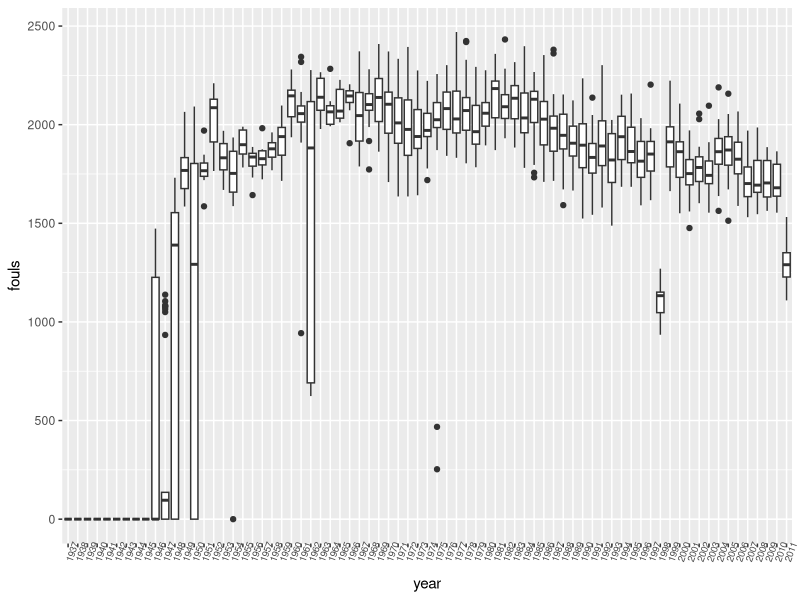
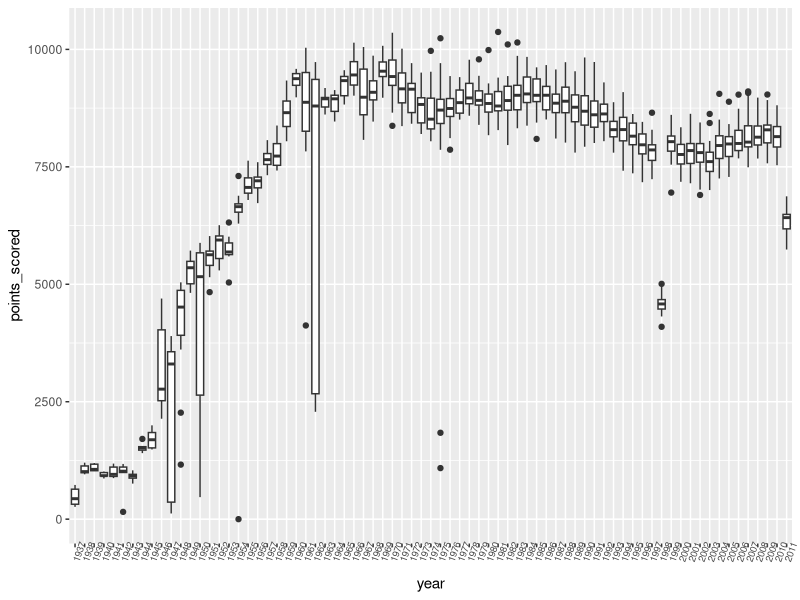

Write R code to recreate these figures, in order.
## -------------------------------------------------------
suppressMessages(library(tidyverse))
basketball <- read.csv("basketball_teams.csv")


## -------------------------------------------------------
nrow(basketball)


## -------------------------------------------------------
ncol(basketball)


## -------------------------------------------------------
colnames(basketball)


## -------------------------------------------------------

colnames(basketball)[colnames(basketball)=="lgID"] <- "league"
colnames(basketball)[colnames(basketball)=="tmID"] <- "team_abbrev"
colnames(basketball)[colnames(basketball)=="franchID"] <- "franchise_abbrev"
colnames(basketball)[colnames(basketball)=="confID"] <- "conference"
colnames(basketball)[colnames(basketball)=="divID"] <- "division"
colnames(basketball)[colnames(basketball)=="rank"] <- "division_rank"
colnames(basketball)[colnames(basketball)=="confRank"] <- "conference_rank"
colnames(basketball)[colnames(basketball)=="playoff"] <- "playoff_finish"
colnames(basketball)[colnames(basketball)=="name"] <- "team_name"


## -------------------------------------------------------
ranking <- tibble(year=basketball$year,team_abbrev=basketball$team_abbrev,
                  team_name=basketball$team_name,league=basketball$league,
                  division=basketball$division,division_rank=basketball$division_rank,
                  conference=basketball$conference,conference_rank=basketball$conference_rank,
                  playoff_finish=basketball$playoff_finish)


## -------------------------------------------------------
statistics <- tibble(year=basketball$year,team_abbrev=basketball$team_abbrev,
                     made_field_goal=basketball$o_fgm,attempt_field_goal=basketball$o_fga,
                     made_free_throw=basketball$o_ftm,attempt_free_throw=basketball$o_fta,
                     made_3_pointer=basketball$o_3pm,attempt_3_pointer=basketball$o_3pa,
                     rebounds=basketball$o_reb,assists=basketball$o_asts,
                     fouls=basketball$o_pf,points_scored=basketball$o_pts)


## -------------------------------------------------------
ranking$year <- as.factor(ranking$year)
statistics$year <- as.factor(statistics$year)
ranking$league <- as.factor(ranking$league)
ranking$division <- as.factor(ranking$division)
ranking$division_rank <- as.factor(ranking$division_rank)
ranking$conference <- as.factor(ranking$conference)
ranking$conference_rank <- as.factor(ranking$conference_rank)
ranking$playoff_finish <- as.factor(ranking$playoff_finish)


## -------------------------------------------------------
levels(ranking$year)
levels(ranking$league)
levels(ranking$division)
levels(ranking$division_rank)
levels(ranking$conference)
levels(ranking$conference_rank)
levels(ranking$playoff_finish)


## -------------------------------------------------------
levels(ranking$division)[levels(ranking$division)==""] <- "NA"
levels(ranking$conference)[levels(ranking$conference)==""] <- "NA"
levels(ranking$playoff_finish)[levels(ranking$playoff_finish)==""] <- "NA"


## -------------------------------------------------------
ggplot(statistics, aes(x=year,y=fouls)) + geom_boxplot() + theme(axis.text.x = element_text(angle=70,size=7))


## -------------------------------------------------------
ggplot(statistics, aes(x=year,y=points_scored)) + geom_boxplot() + theme(axis.text.x = element_text(angle=70,size=7))

